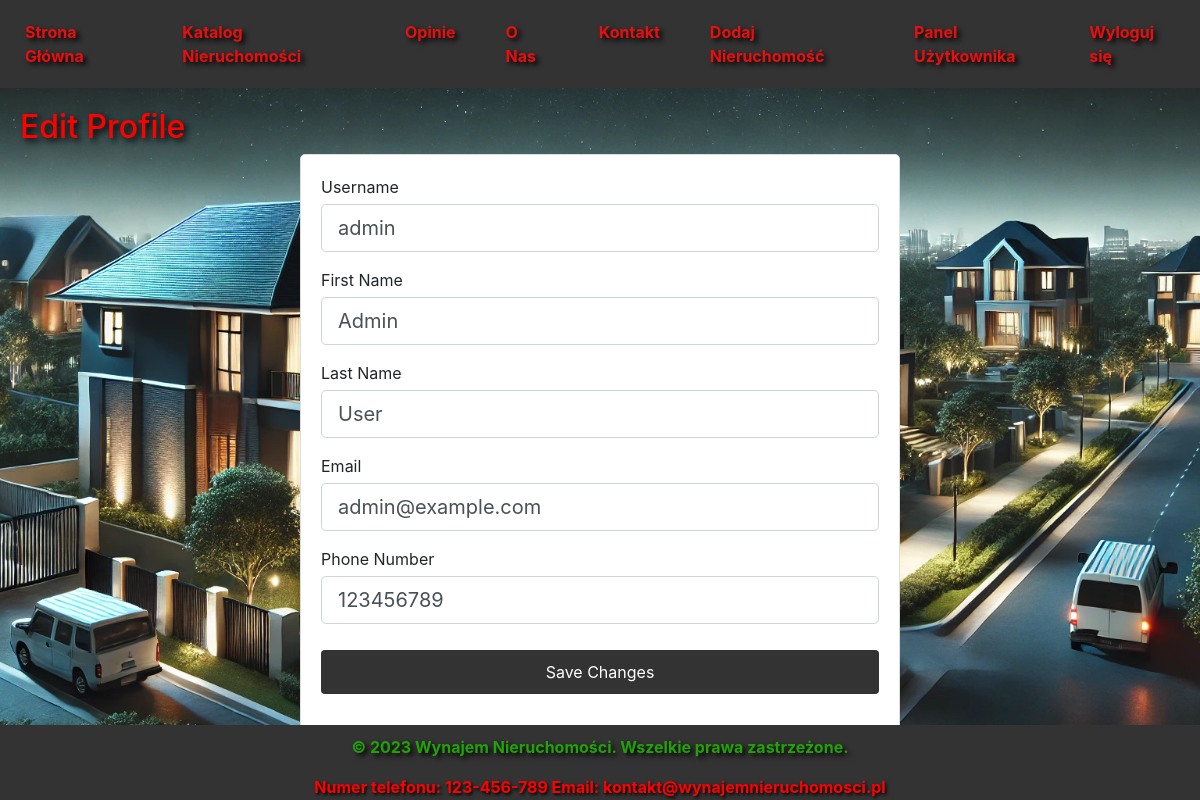
Screenshot of /edit_profile (signed in) with the database file from the repository.
### app.py (models this page shows)
class User(db.Model, UserMixin):
    id = db.Column(db.Integer, primary_key=True)
    username = db.Column(db.String(150), nullable=False, unique=True)
    password = db.Column(db.String(150), nullable=False)
    is_admin = db.Column(db.Boolean, default=False)
    first_name = db.Column(db.String(150))
    last_name = db.Column(db.String(150))
    email = db.Column(db.String(150), unique=True, nullable=False)
    phone_number = db.Column(db.String(20))
    opinions = db.relationship('Opinion', back_populates='user')
    rentals = db.relationship('Rental', backref='user', lazy=True)

### app.py (the view)
@app.route('/edit_profile', methods=['GET', 'POST'])
@login_required
def edit_profile():
    form = EditProfileForm()
    if form.validate_on_submit():
        current_user.username = form.username.data
        current_user.first_name = form.first_name.data
        current_user.last_name = form.last_name.data
        current_user.email = form.email.data
        current_user.phone_number = form.phone_number.data
        db.session.commit()
        flash('Your profile has been updated!', 'success')
        return redirect(url_for('user_panel'))
    elif request.method == 'GET':
        form.username.data = current_user.username
        form.first_name.data = current_user.first_name
        form.last_name.data = current_user.last_name
        form.email.data = current_user.email
        form.phone_number.data = current_user.phone_number
    return render_template('edit_profile.html', title='Edit Profile', form=form)

### app.py
class EditProfileForm(FlaskForm):
    username = StringField('Username', validators=[DataRequired(), Length(min=2, max=20)])
    first_name = StringField('First Name', validators=[DataRequired()])
    last_name = StringField('Last Name', validators=[DataRequired()])
    email = StringField('Email', validators=[DataRequired(), Email()])
    phone_number = StringField('Phone Number', validators=[DataRequired()])
    submit = SubmitField('Save Changes')

### app.py (called while the page is built)
@login_manager.user_loader
def load_user(user_id):
    return User.query.get(int(user_id))

### templates/edit_profile.html (shortened to what this page needs)
{% extends "base.html" %}
{% block content %}
    <h2>Edit Profile</h2>
    <form method="POST" action="">
        <div class="form-group">
            {{ form.username.label(class="form-control-label") }}
            {{ form.username(class="form-control form-control-lg") }}
        </div>
        <div class="form-group">
            {{ form.first_name.label(class="form-control-label") }}
            {{ form.first_name(class="form-control form-control-lg") }}
        </div>
        <div class="form-group">
            {{ form.last_name.label(class="form-control-label") }}
            {{ form.last_name(class="form-control form-control-lg") }}
        </div>
        <div class="form-group">
            {{ form.email.label(class="form-control-label") }}
            {{ form.email(class="form-control form-control-lg") }}
        </div>
        <div class="form-group">
            {{ form.phone_number.label(class="form-control-label") }}
            {{ form.phone_number(class="form-control form-control-lg") }}
        </div>
        <div class="form-group">
            {{ form.submit(class="btn btn-primary") }}
        </div>
    </form>
{% endblock %}

### static/css/styles.css (style rules this page uses)
body { font-family: Arial, sans-serif; background: url('../images/tlo.webp') no-repeat center center fixed; background-size: cover; color: #ff0000; margin: 0; padding: 0; font-weight: bold; }
h1, h2, h3, h4, h5, h6, .navbar-brand, .nav-link, .alert, footer div { font-weight: bold; font-size: 1,5em; color:red; text-shadow: 0.1em 0.1em 0.2em black; }
form { background-color: #fff; padding: 20px; border: 1px solid #ddd; border-radius: 5px; max-width: 600px; margin: 0 auto; }
form div { margin-bottom: 15px; }
form label { display: block; margin-bottom: 5px; }
form input, form textarea { width: 100%; padding: 10px; border: 1px solid #ddd; border-radius: 5px; }
form input[type="submit"] { background-color: #333; color: #fff; border: none; padding: 10px 20px; cursor: pointer; }
.btn { padding: 5px 10px; border: none; cursor: pointer; text-decoration: none; font-size: 14px; margin-top: 10px; }

### rows the page displays
User: username "admin", first_name "Admin", last_name "User", email "admin@example.com", phone_number "123456789"
